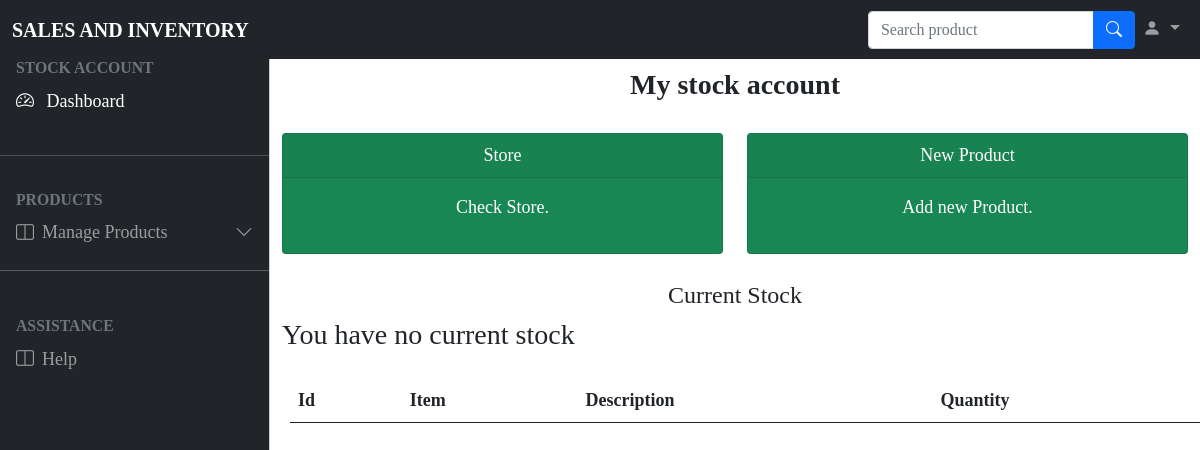
The page /stockmanager.php on the database as committed earlier.
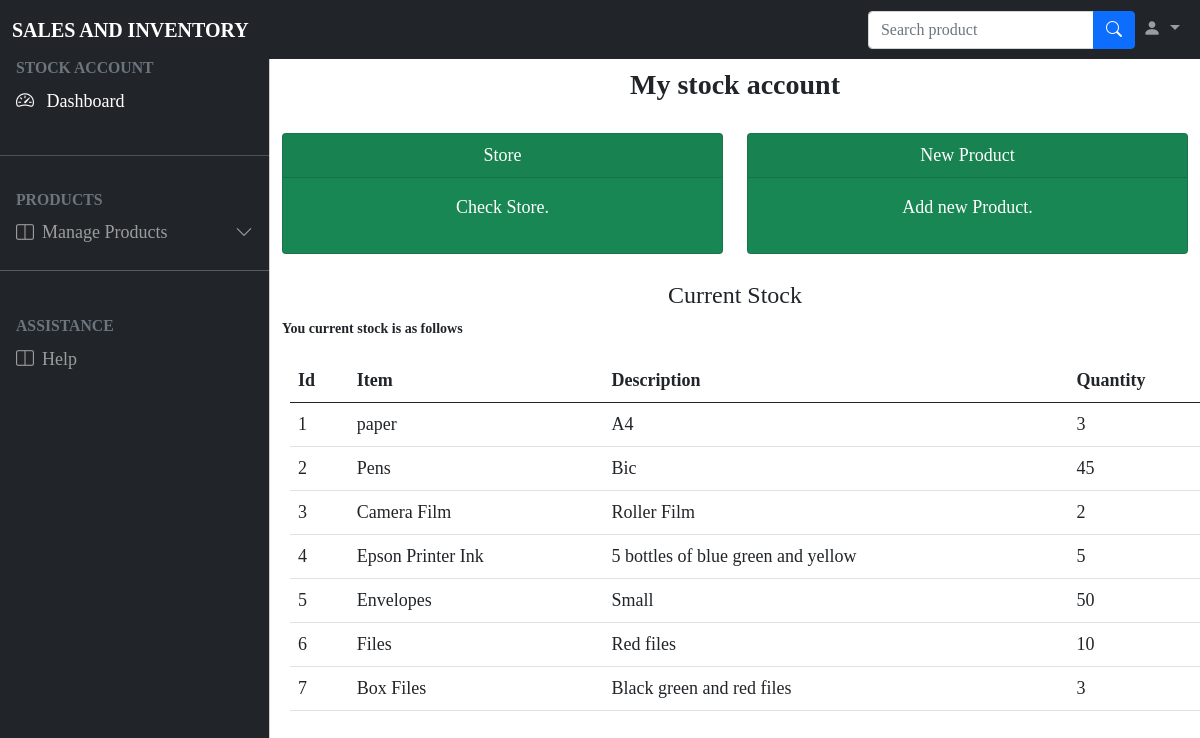
The same page on the database as committed later.
### tables this page shows
CREATE TABLE `stock` (
  `id` int(11) NOT NULL,
  `name` varchar(50) NOT NULL,
  `descri` varchar(50) NOT NULL,
  `qtty` int(50) NOT NULL
);

### stockmanager.php (the view, shortened to what this page needs)
<!DOCTYPE html>
<html>
<head>
	<link rel="stylesheet" type="text/css" href="bootstrap-5.0.2-dist/css/bootstrap.min.css">
	<link rel="stylesheet" type="text/css" href="DataTables/datatables.min.css"/>
	<link rel="stylesheet" href="https://cdn.jsdelivr.net/npm/bootstrap-icons@1.8.3/font/bootstrap-icons.css">
	<link rel="stylesheet" type="text/css" href="bootstrap-5.0.2-dist/css/style.css">
</head>
<body class="" style="font-family:cursive;font-size: large;">
	<nav class="navbar navbar-expand-lg navbar-dark bg-dark fixed-top">
	  <div class="container-fluid">
	    <a class="navbar-brand fw-bold text-uppercase me-auto" href="#">Sales and Inventory</a>
	    <div class="collapse navbar-collapse" id="navbarSupportedContent">
	      <form class="d-flex ms-auto" role="search">
	      	<div class="input-group my-3 my-lg-0">
	        	<input type="text" class="form-control" placeholder="Search product" aria-label="Recipient's username" aria-describedby="button-addon2">
			  	<button class="btn btn-primary" type="button" id="button-addon2"><i class="bi bi-search"></i></button>
			</div>
	      </form>
	      <ul class="navbar-nav mb-2 mb-lg-0">
	      	<li class="nav-item dropdown">
	          <a class="nav-link dropdown-toggle" href="#" id="navbarDropdown" role="button" data-bs-toggle="dropdown" aria-expanded="false">
	            <i class="bi bi-person-fill"></i>
	          </a>
	        </li>
	      </ul>
	    </div>
	  </div>
	</nav>
	<div class="offcanvas offcanvas-start sidebar-nav bg-dark text-white" tabindex="-1" id="offcanvasExample" aria-labelledby="offcanvasExampleLabel">
	  <div class="offcanvas-body p-0">
	  	<nav class="navbar-dark">
	  		<ul class="navbar-nav">
	  			<li>
	  				<div class="text-muted small fw-bold text-uppercase px-3">Stock account
	  				</div>
	  			</li>
	  			<li>
	  				<a href="#" class="nav-link px-3 active">
	  				<span class="me-2">
	  					<i class="bi bi-speedometer2"></i>
	  				</span>
	  				<span>Dashboard</span>
	  				</a>
	  			</li>
	  			<li class="my-4">
	  				<hr class="dropdown-divider">
	  			</li>
	  			<li>
	  				<div class="text-muted small fw-bold text-uppercase px-3">Products
	  				</div>
	  			</li>
	  			<li>
	  				<a class="nav-link px-3 sidebar-link" data-bs-toggle="collapse" href="#collapseExample" role="button" aria-expanded="false" aria-controls="collapseExample">
				    <span class="me-2">
	  					<i class="bi bi-layout-split"></i>
	  				</span>
	  				<span>Manage Products</span>
	  				<span class="right-icon ms-auto"><i class="bi bi-chevron-down"></i></span>
				  	</a>
				</li><hr><br>
				<li>
	  				<div class="text-muted small fw-bold text-uppercase px-3">Assistance
	  				</div>
	  			</li>
				<li>
	  				<a class="nav-link px-3 sidebar-link"  href="#collapseExample" role="button" aria-expanded="false" aria-controls="collapseExample">
				    <span class="me-2">
	  					<i class="bi bi-layout-split"></i>
	  				</span>
	  				<span>Help</span>
				  	</a>
				</li><br>
	  		</ul>
	  	</nav>
	  </div>
	</div>
	<main class="mt-5 pt-3">
		<div class="container-fluid" id="container">
			<div class="row">
				<div class="col-md-12 fw-bold fs-3 text-center">My stock account</div>
			</div><br>
			<div class="row">
				<div class="col" >
					<div class="card text-white bg-success mb-3 h-100"  >
						<div class="card-header text-center" >Store</div>
						  <div class="card-body">
						    <p class="card-text text-center">Check Store.</p>
						  </div>
					</div>
				</div>
				<div class="col">
					<div class="card text-white bg-success mb-3 h-100" >
						<div class="card-header text-center">New Product</div>
						  <div class="card-body">
						    <p class="card-text text-center">Add new Product.</p>
						  </div>
					</div>
				</div>
			</div><br>
			<div class="row">
				<table class="table caption-top" style="margin: 20px;">
				  <h4 class="text-center">Current Stock</h4>
				  <thead>
				    <tr>
				      <th scope="col">Id</th>
				      <th scope="col">Item</th>
				      <th scope="col">Description</th>
				      <th scope="col">Quantity</th>
				    </tr>
				  </thead>
				  <tbody>
				    <?php
		            include("config.php");
		            $mydb ="SELECT * FROM  stock";
		            $run=mysqli_query($dbconn,$mydb);
		            if(mysqli_num_rows($run) > 0){
		                echo "<div style='font-size:14px;'>"."<b>"."You current stock is as  follows"."</b>"."<div>";
		            	$a =0;
		                while($row=mysqli_fetch_array($run)){
		                    $name=$row[1];
		                    $descri  =$row[2];
		                    $qtty =$row[3];
		                    $a+=1;
		                  echo '<tr>';
		                    echo'<td>' . $a.'</td>';
		                    echo'<td>' .$name.'</td>';
		                    echo'<td>' .$descri.'</td>';
		                    echo'<td>' .$qtty.'</td>';
		                  echo '</tr>';
		                }
		            }else{
		            echo "<h3 >You have no current stock</h3>";
		            }
		            ?>
				  </tbody>
				</table>
			</div>
		</div>
	</main>
</body>
</html>

### stockmanager.php (style rules this page uses)
a { text-decoration: none; color: white; }

Rows that differ between the two databases and show on the page:
added stock: name "paper", descri "A4", qtty "3"
added stock: name "Pens", descri "Bic", qtty "45"
added stock: name "Camera Film", descri "Roller Film", qtty "2"
added stock: name "Epson Printer Ink", descri "5 bottles of blue green and yellow", qtty "5"
added stock: name "Envelopes", descri "Small", qtty "50"
added stock: name "Files", descri "Red files", qtty "10"
added stock: name "Box Files", descri "Black green and red files", qtty "3"
Other text that changed with them:
text no longer shown: "You have no current stock"
text now shown: "You current stock is as follows"
